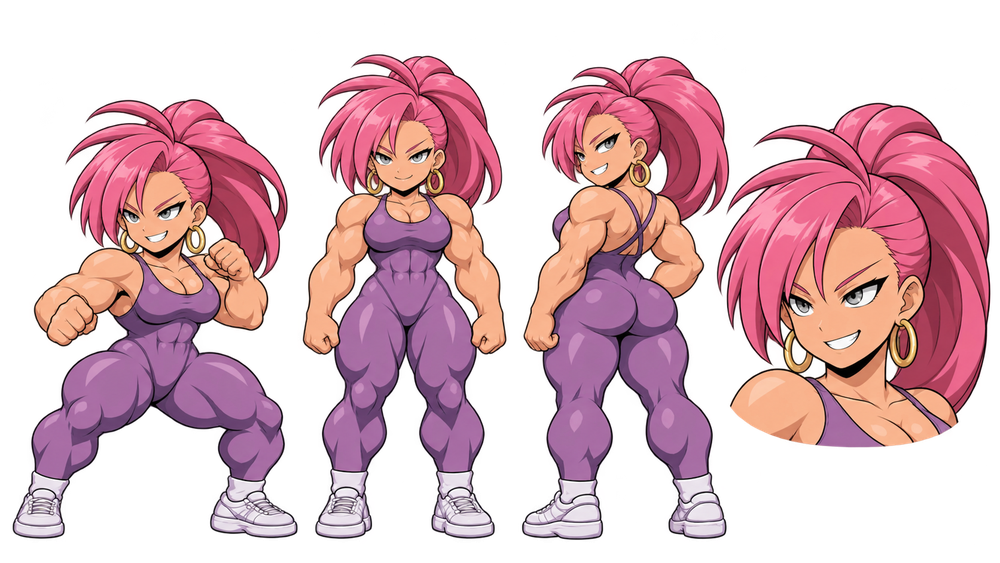
#> input picture refs/lizette.png, 1000 x 563 px, shrunk from 1672 x 941 before the run
$ python checkercut.py ../../refs/lizette.png ../../refs/lizette.png 5
#> lines starting #> are read from the running program, lines starting #| are printed output that depends on the picture; after the words box and inside, x2 and y2 are one past the last pixel; in counts of white or black regions, pixels touching at a corner belong together
# cut a ChatGPT figure out of a painted (fake) transparency checkerboard
import sys; from PIL import Image; import numpy as np, scipy.ndimage as nd
src, dst, TH = sys.argv[1], sys.argv[2], int(sys.argv[3])
a=np.array(Image.open(src).convert('RGBA')).astype(int); mx=a[...,:3].max(2); mn=a[...,:3].min(2); H=a.shape[0]
#> after `H = a.shape[0]`: H = 563
bgish=(mn>200)&(mx-mn<12)
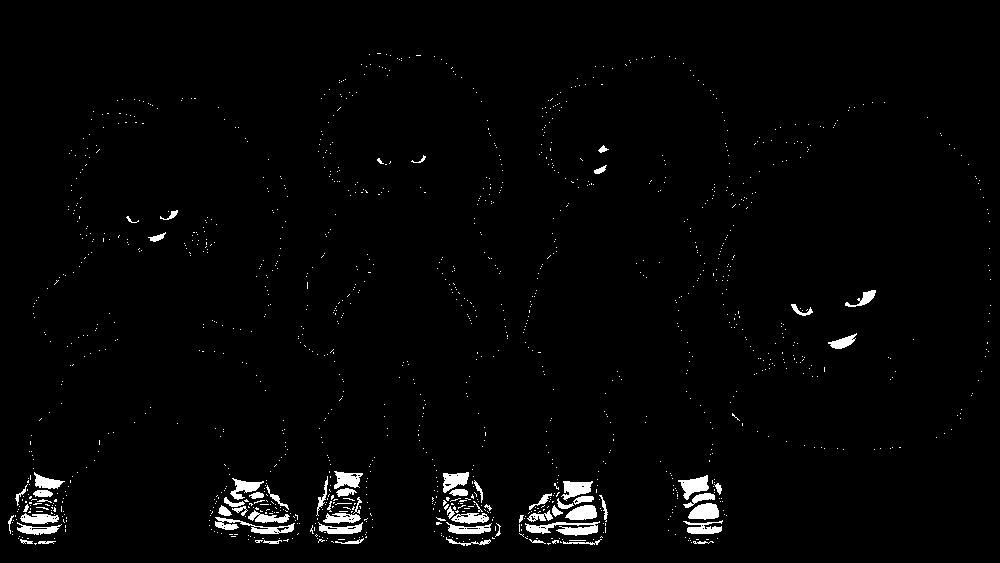
#> bgish: shape (563, 1000) bool; 2% white; 1315 white regions (1250 under 20 px), largest, box (x1, y1, x2, y2) and area: (525, 521, 600, 536) 586, (215, 517, 295, 534) 483, (678, 475, 709, 500) 397
l,n=nd.label(bgish); border=set(np.unique(np.r_[l[0],l[-1],l[:,0],l[:,-1]]))-{0}
#> after `l, n = nd.label(bgish)`:
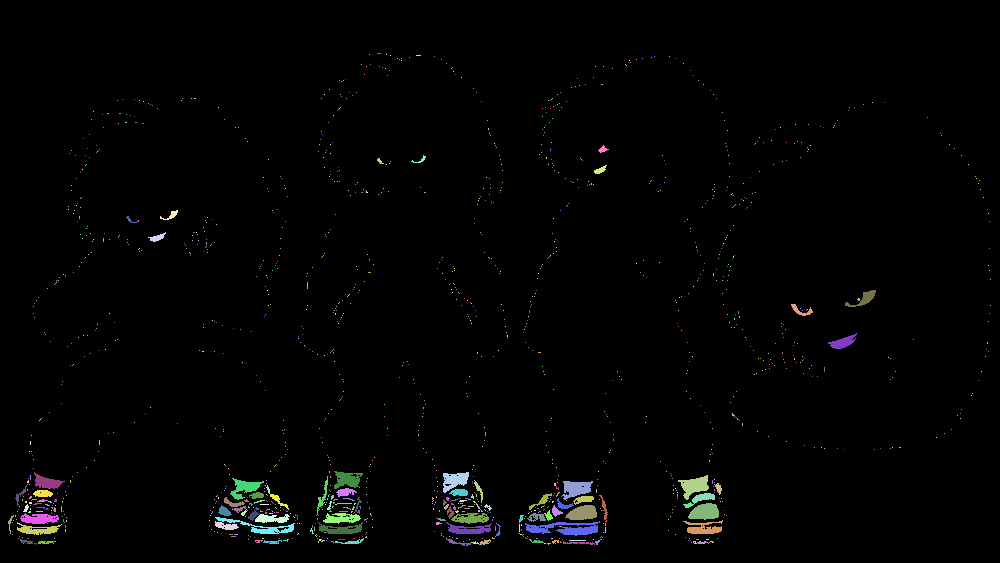
#> l: shape (563, 1000) int32; 1489 distinct labels, from 0 to 1488; one colour per label, 0 black
#> after `l, n = nd.label(bgish)`: n = 1488
#> after `border = set(np.unique(np.r_[l[0], l[-1], l[:, 0], l[:, -1]])) - {0}`: border = 0 items
fig=~np.isin(l,list(border)); l2,n2=nd.label(bgish&fig)
#> after `fig = ~np.isin(l, list(border))`: fig: shape (563, 1000) bool; every value is 1
#> after `l2, n2 = nd.label(bgish & fig)`: n2 = 1488
for i in range(1,n2+1):
    m=l2==i; v=mn[m]; sz=m.sum(); cy=np.nonzero(m)[0].mean()/H
    checker=((v>=208)&(v<=228)).mean()>.25 and ((v>228)&(v<246)).mean()<.2
    if (sz>150 and checker) or ((v>=246).mean()>.8 and cy<.9 and sz>20 and (nd.binary_dilation(m,iterations=3)&~fig).any()): fig[m]=False
#> this loop made 1488 passes
#> (v, sz, cy, checker) on passes 1 to 3: ([255, 255, 255, 255], 4, 0.0941, False), ([255], 1, 0.0959, False), ([255], 1, 0.0959, False)
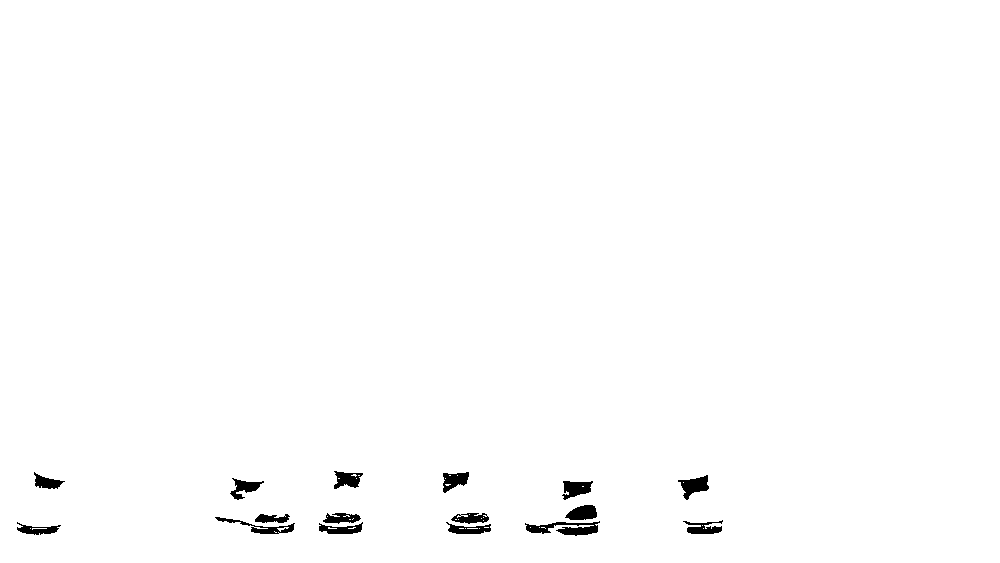
#> fig: shape (563, 1000) bool; 99.1% white; 16 black regions, largest, box (x1, y1, x2, y2) and area: (525, 521, 600, 536) 583, (678, 475, 709, 500) 397, (562, 481, 593, 500) 371
#> m: shape (563, 1000) bool; 0% white in thin lines or dots, all inside (x1, y1, x2, y2) = (708, 543, 709, 544)
for _ in range(3):   # peel light, colourless pixels off the outside edge (checker caught under the outline's antialiasing)
    edge=fig & nd.binary_dilation(~fig) & bgish; fig[edge]=False
lf,nf=nd.label(fig); s=nd.sum(fig,lf,range(1,nf+1)); fig=np.isin(lf,[i+1 for i in range(nf) if s[i]>s.max()*.002])
#> after `lf, nf = nd.label(fig)`:
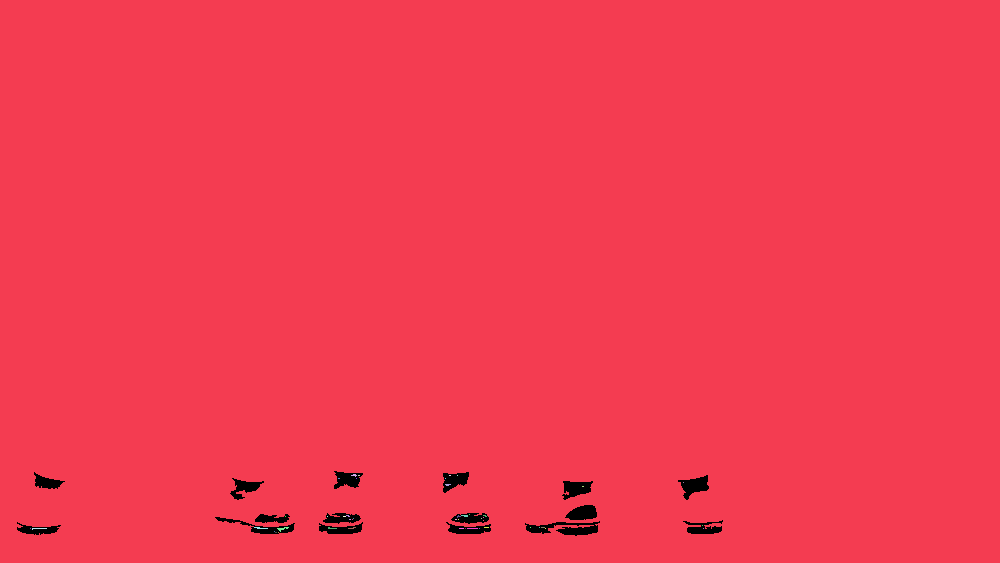
#> lf: shape (563, 1000) int32; 48 distinct labels, from 0 to 47; one colour per label, 0 black
#> after `lf, nf = nd.label(fig)`: nf = 47
#> after `s = nd.sum(fig, lf, range(1, nf + 1))`: s = 47 values, max 557589 at index 0, min 1 at index 4, mean 11867.6
#> after `fig = np.isin(lf, [i + 1 for i in range(nf) if s[i] > s.max() * 0.002]`: fig: shape (563, 1000) bool; 99% white; 16 black regions, largest, box (x1, y1, x2, y2) and area: (525, 521, 600, 536) 590, (215, 517, 295, 534) 405, (678, 475, 709, 500) 398
al=nd.gaussian_filter(fig.astype(float),0.7)*255
A=a.copy(); A[...,3]=al.clip(0,255); A=A.astype(np.uint8); solid=A[...,3]>=250
#> after `solid = A[..., 3] >= 250`: solid: shape (563, 1000) bool; 98.6% white; 14 black regions, largest, box (x1, y1, x2, y2) and area: (524, 520, 601, 537) 895, (445, 512, 492, 535) 861, (318, 512, 364, 535) 849
_,(iy,ix)=nd.distance_transform_edt(~solid,return_indices=True); A[...,:3]=A[iy,ix,:3]; A[...,3]=np.where(A[...,3]<40,0,A[...,3]); A[A[...,3]==0]=0
#> after `_, (iy, ix) = nd.distance_transform_edt(~solid, return_indices=True)`:
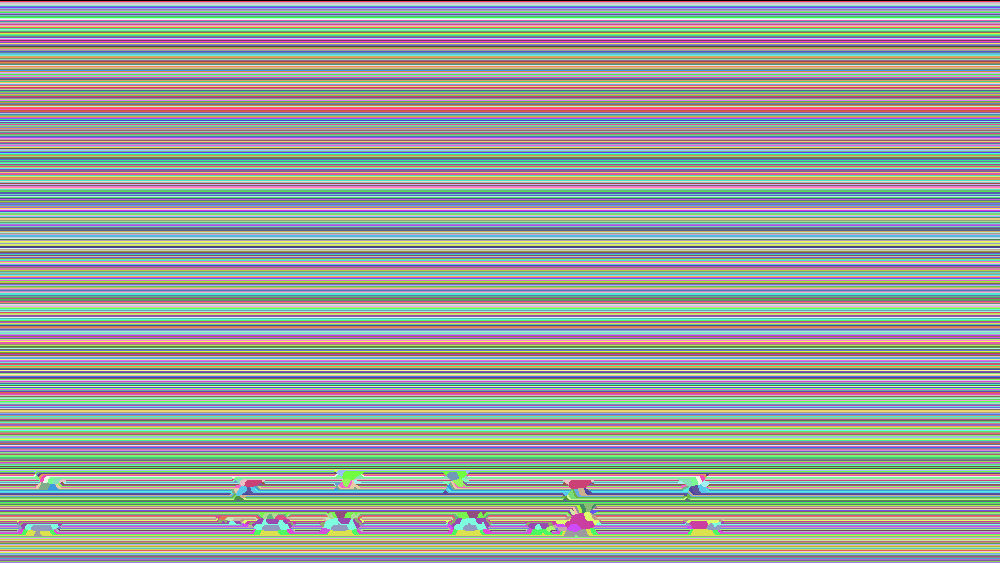
#> iy: shape (563, 1000) int32; 563 distinct labels, from 0 to 562; one colour per label, 0 black
#> after `A[..., 3] = np.where(A[..., 3] < 40, 0, A[..., 3])`: A: shape (563, 1000, 4); mean R, G, B, A 94.9, 56.7, 65.2, 252.5
#> after `A[A[..., 3] == 0] = 0`:
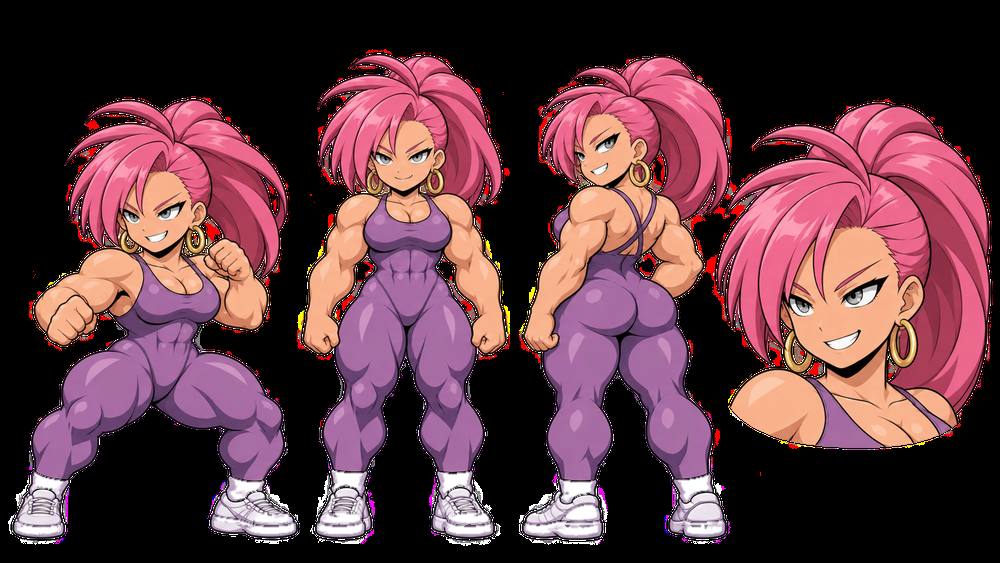
#> A: shape (563, 1000, 4); mean R, G, B, A 94, 55.9, 64.2, 252.5; transparent parts drawn white
im=Image.fromarray(A); im=im.crop(im.getbbox()); k=TH/im.height
#> after `k = TH / im.height`: k = 0.00888
im=im.convert('RGBa').resize((round(im.width*k),TH),Image.LANCZOS).convert('RGBA')
c=Image.new('RGBA',(im.width+80,im.height+80)); c.alpha_composite(im,(40,40)); c.save(dst)
#> after `c = Image.new('RGBA', (im.width + 80, im.height + 80))`: c: PIL image 89x85 RGBA; every value is 0
#> after `c.alpha_composite(im, (40, 40))`:
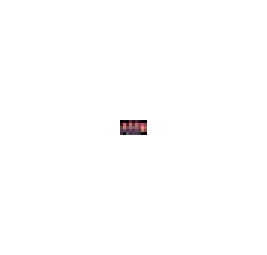
#> c: PIL image 89x85 RGBA (shown 3 times larger); mean R, G, B, A 0.6, 0.3, 0.4, 1.5; transparent parts drawn white
